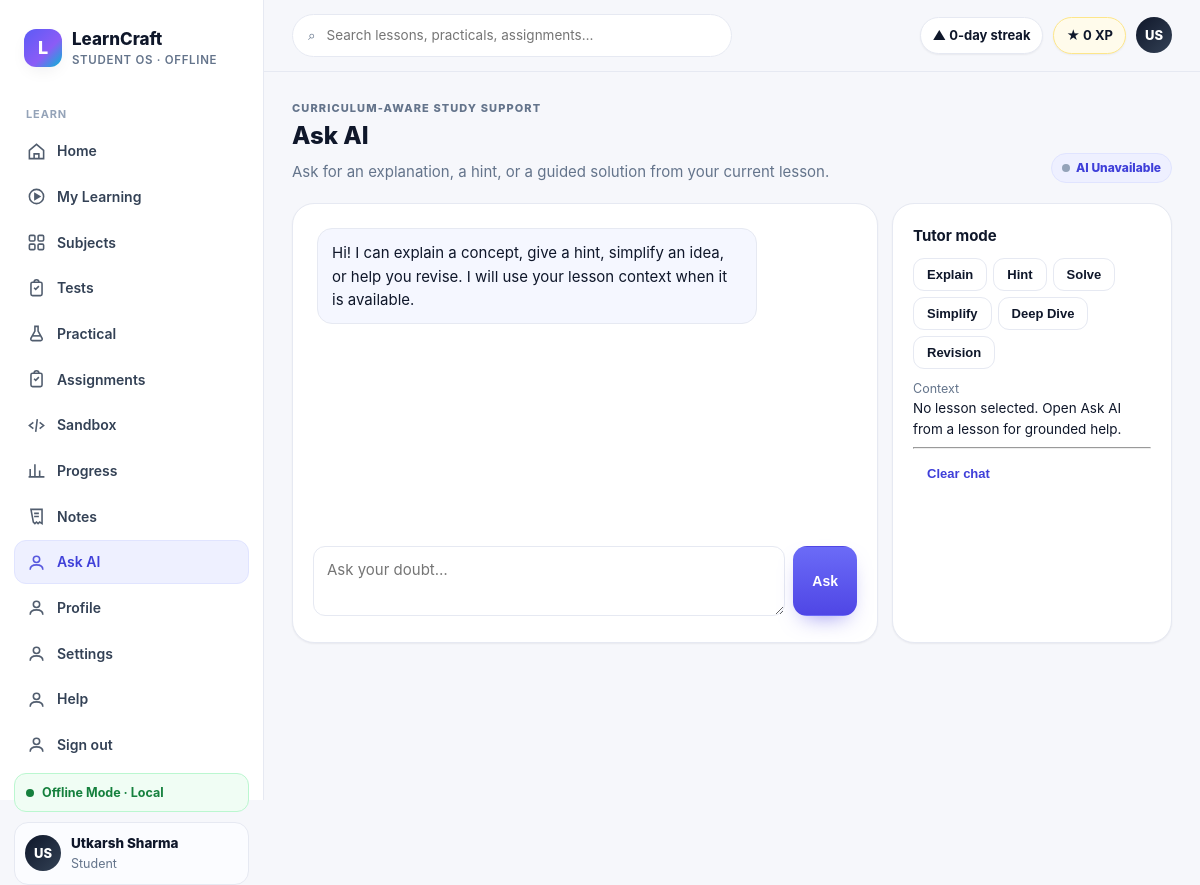
The app's page /ask-ai?lesson_id=cbse-x-2026-27-maths-real-numbers-prime-factorisation (signed in), older data.
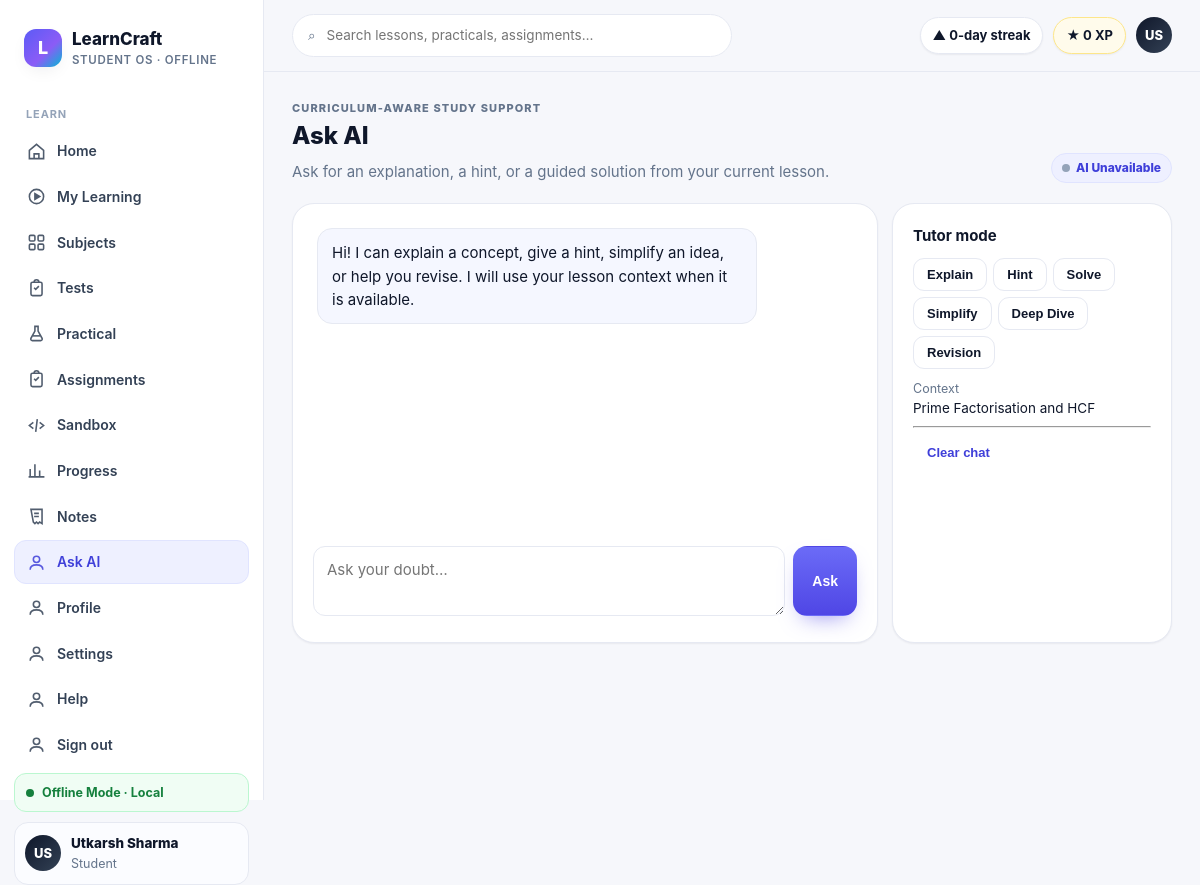
The same page, newer data.
### tables this page shows
CREATE TABLE academic_lessons (
            lesson_id TEXT PRIMARY KEY,
            topic_id TEXT NOT NULL,
            title TEXT NOT NULL,
            slug TEXT NOT NULL,
            summary TEXT NOT NULL,
            learning_objectives_json TEXT NOT NULL,
            prerequisites_json TEXT NOT NULL,
            estimated_minutes INTEGER NOT NULL,
            difficulty TEXT NOT NULL,
            content_blocks_json TEXT NOT NULL,
            source_reference TEXT NOT NULL,
            FOREIGN KEY(topic_id) REFERENCES academic_topics(topic_id)
        );

### app/main.py (the view)
@app.route("/ask-ai")
@require_auth
def ask_ai():
    lesson_id = request.args.get("lesson_id", "")
    lesson = get_academic_lesson(lesson_id) if lesson_id else None
    return render_template("pages/ask_ai.html", title="Ask AI", lesson=lesson,
                           **shell_ctx("ask-ai", current_user()))

### app/database/connection.py (called while the page is built)
def resolve_db_path():
    configured = os.environ.get("LEARNCRAFT_DB_PATH")
    if configured:
        return Path(configured)
    return DATA_DIR / "learncraft.db"

def get_connection():
    db_path = resolve_db_path()
    db_path.parent.mkdir(parents=True, exist_ok=True)
    connection = sqlite3.connect(db_path)
    connection.row_factory = sqlite3.Row
    return connection

def _row_to_dict(row):
    return dict(row) if row else None

def get_user_by_id(user_id):
    connection = get_connection()
    user = connection.execute("SELECT * FROM users WHERE id = ?", (int(user_id),)).fetchone()
    connection.close()
    return _row_to_dict(user)

def user_payload(user):
    if not user:
        return None
    user_data = dict(user)
    user_data.pop("password_hash", None)
    return user_data

def get_user_progress(user_id):
    connection = get_connection()
    rows = connection.execute(
        "SELECT * FROM learning_progress WHERE user_id = ? ORDER BY updated_at DESC",
        (int(user_id),),
    ).fetchall()
    connection.close()
    return [dict(row) for row in rows]

### frontend/templates/pages/ask_ai.html (shortened to what this page needs)
{% extends "base.html" %}
{% block content %}
<div class="page-head"><div><div class="eyebrow">Curriculum-aware study support</div><div class="h1">Ask AI</div><p>Ask for an explanation, a hint, or a guided solution from your current lesson.</p></div><span class="badge info ai-status"><i class="ai-dot" id="aiDot"></i><span id="aiStatus">Checking AI…</span></span></div>
<div class="ai-layout">
  <section class="card ai-chat">
    <div id="messages" class="ai-messages"><div class="ai-msg assistant">Hi! I can explain a concept, give a hint, simplify an idea, or help you revise. I will use your lesson context when it is available.</div></div>
    <div class="ai-compose"><textarea id="question" class="input" placeholder="Ask your doubt…" aria-label="Your question"></textarea><button id="send" class="btn btn-primary">Ask</button></div>
  </section>
  <aside class="card">
    <div class="h3">Tutor mode</div>
    <div style="display:flex;gap:6px;flex-wrap:wrap;margin:10px 0">{% for mode in ['Explain','Hint','Solve','Simplify','Deep Dive','Revision'] %}<button class="btn btn-secondary btn-sm mode" data-mode="{{ mode }}">{{ mode }}</button>{% endfor %}</div>
    <div class="caption">Context</div>
    <div class="body-sm" id="context">{{ lesson.title if lesson else 'No lesson selected. Open Ask AI from a lesson for grounded help.' }}</div>
    <hr>
    <button class="btn btn-ghost btn-sm" id="clear">Clear chat</button>
  </aside>
</div>
{% endblock %}

Row changes from the older to the newer data that the page shows:
added academic_lessons: title "Prime Factorisation and HCF"
Text that changed along with them:
text no longer shown: "No lesson selected. Open Ask AI from a lesson for grounded help."
